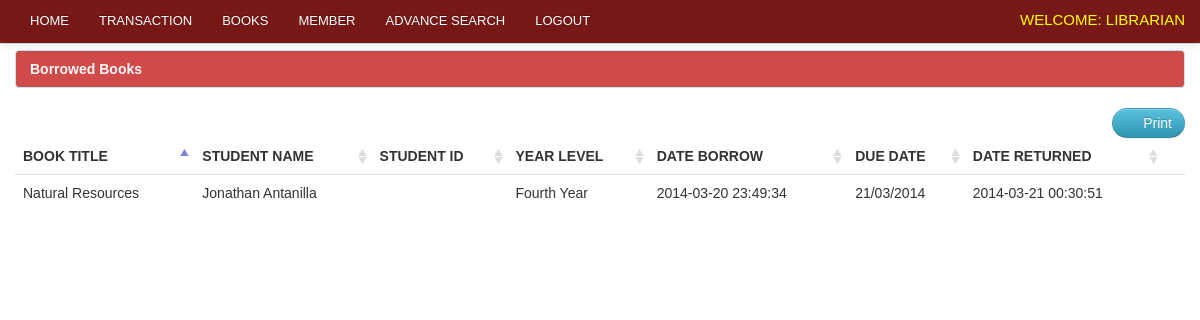
The app's page /librarian/return.php (signed in), older data.
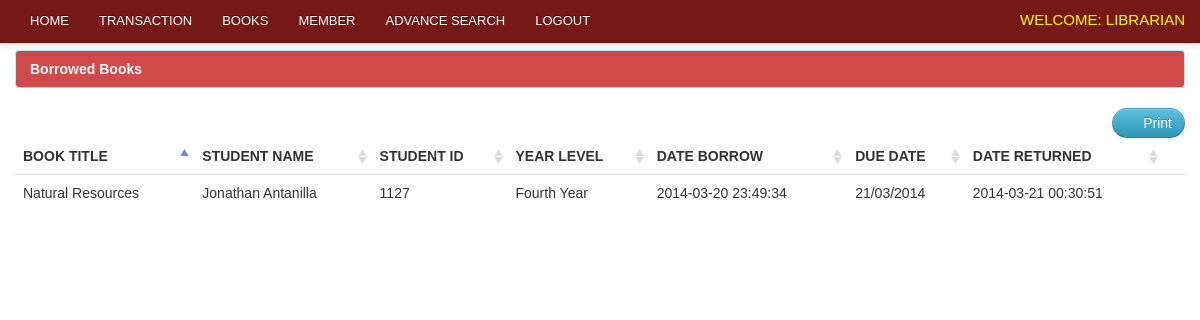
The same page, newer data.
### tables this page shows
CREATE TABLE IF NOT EXISTS `borrow` (
  `borrow_id` int(11) NOT NULL AUTO_INCREMENT,
  `member_id` bigint(50) NOT NULL,
  `date_borrow` varchar(100) NOT NULL,
  `due_date` varchar(100) DEFAULT NULL,
  PRIMARY KEY (`borrow_id`),
  KEY `borrowerid` (`member_id`),
  KEY `borrowid` (`borrow_id`)
);

CREATE TABLE IF NOT EXISTS `book` (
  `book_id` int(11) NOT NULL AUTO_INCREMENT,
  `book_title` varchar(100) NOT NULL,
  `category_id` int(50) NOT NULL,
  `author` varchar(50) NOT NULL,
  `book_copies` int(11) NOT NULL,
  `book_pub` varchar(100) NOT NULL,
  `publisher_name` varchar(100) NOT NULL,
  `isbn` varchar(50) NOT NULL,
  `copyright_year` int(11) NOT NULL,
  `date_receive` varchar(20) NOT NULL,
  `date_added` datetime NOT NULL,
  `status` varchar(30) NOT NULL,
  PRIMARY KEY (`book_id`)
);

CREATE TABLE IF NOT EXISTS `member` (
  `member_id` int(11) NOT NULL AUTO_INCREMENT,
  `student_id` varchar(10) NOT NULL,
  `firstname` varchar(100) NOT NULL,
  `lastname` varchar(100) NOT NULL,
  `gender` varchar(10) NOT NULL,
  `address` varchar(100) NOT NULL,
  `contact` varchar(100) NOT NULL,
  `type` varchar(100) NOT NULL,
  `year_level` varchar(100) NOT NULL,
  `status` varchar(100) NOT NULL,
  PRIMARY KEY (`member_id`)
);

CREATE TABLE IF NOT EXISTS `borrowdetails` (
  `borrow_details_id` int(11) NOT NULL AUTO_INCREMENT,
  `book_id` int(11) NOT NULL,
  `borrow_id` int(11) NOT NULL,
  `borrow_status` varchar(50) NOT NULL,
  `date_return` varchar(100) NOT NULL,
  PRIMARY KEY (`borrow_details_id`)
);

### librarian/return.php (the view, shortened to what this page needs)
<?php include('header.php'); ?>
<?php include('navbar_borrow.php'); ?>
    <div class="container">
		<div class="margin-top">
			<div class="row">
				<div class="span12">
						<div class="alert alert-info"><strong>Borrowed Books</strong></div>
                            <table cellpadding="0" cellspacing="0" border="0" class="table" id="example">
								<div class="pull-right">
								<a href="" onclick="window.print()" class="btn btn-info"><i class="icon-print icon-large"></i> Print</a>
								</div>
                                <thead>
                                    <tr>
                                        <th>Book title</th>
                                        <th>Student Name</th>
                                        <th>Student ID</th>
                                        <th>Year Level</th>
                                        <th>Date Borrow</th>
                                        <th>Due Date</th>
                                        <th>Date Returned</th>
                                    </tr>
                                </thead>
                                <tbody>
                                  <?php  $user_query=mysql_query("select * from borrow
								LEFT JOIN member ON borrow.member_id = member.member_id
								LEFT JOIN borrowdetails ON borrow.borrow_id = borrowdetails.borrow_id
								LEFT JOIN book on borrowdetails.book_id =  book.book_id
								where borrowdetails.borrow_status = 'returned'ORDER BY borrow.borrow_id DESC
								  ")or die(mysql_error());
									while($row=mysql_fetch_array($user_query)){
									$id=$row['borrow_id'];
									?>
									<tr class="del<?php echo $id ?>">
                                    <td><?php echo $row['book_title']; ?></td>
                                    <td><?php echo $row['firstname']." ".$row['lastname']; ?></td>
                                    <td><?php echo $row['student_id']; ?> </td>
                                    <td><?php echo $row['year_level']; ?></td>
									<td><?php echo $row['date_borrow']; ?></td>
                                    <td><?php echo $row['due_date']; ?> </td>
									<td><?php echo $row['date_return']; ?> </td>
                                    <td></td>
                                    </tr>
									<?php  }  ?>
                                </tbody>
                            </table>
			</div>
			</div>
		</div>
    </div>
<?php include('footer.php') ?>

Row changes from the older to the newer data that the page shows:
changed through a linked row, borrow "Natural Resources": member.student_id (not shown) → "1127"
